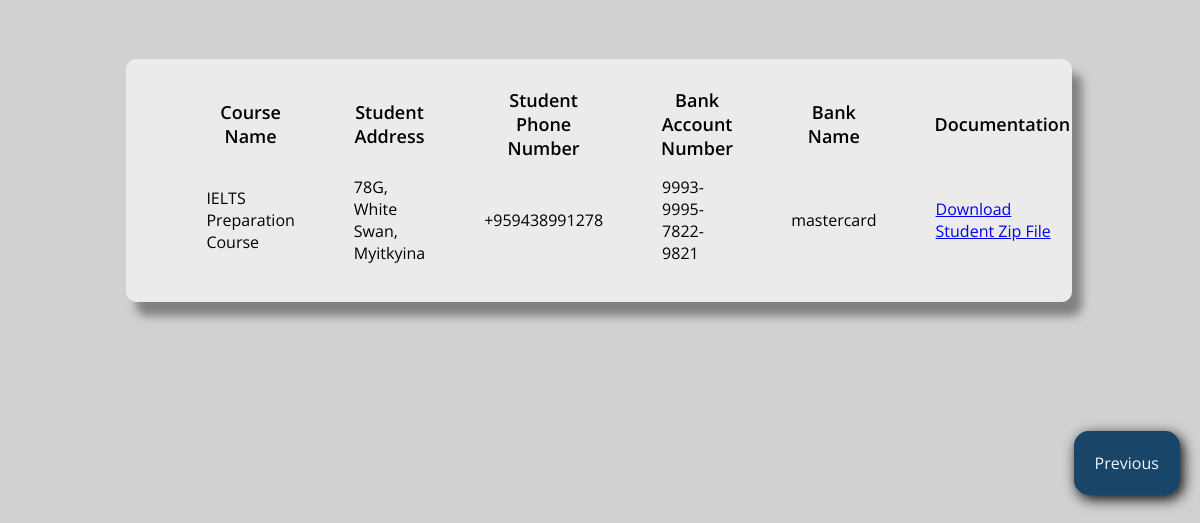
Screenshot of /viewhisdetail.php?vhis=53 with the database file from the repository.
### tables this page shows
CREATE TABLE `student` (
  `student_id` int(11) NOT NULL COMMENT 'id of student, auto generated',
  `SID` int(11) NOT NULL COMMENT 'primary key of student_information that carries id of login account of student',
  `student_address` varchar(10000) NOT NULL COMMENT 'address of student',
  `studnet_phonenumber` varchar(100) NOT NULL COMMENT 'student phone number',
  `bank_account` varchar(1000) NOT NULL COMMENT 'bank account number',
  `bank_name` varchar(100) NOT NULL COMMENT 'bank name',
  `documentation` varchar(100) NOT NULL COMMENT 'zip file of student document'
);

CREATE TABLE `course` (
  `course_id` int(11) NOT NULL COMMENT 'course id, auto generated',
  `cat_id` int(11) NOT NULL COMMENT 'primary key of category table connecting courses underlying in related category',
  `course_credit` int(11) NOT NULL COMMENT 'credit of course',
  `course_name` varchar(1000) NOT NULL COMMENT 'course name',
  `course_intakes` varchar(1000) NOT NULL COMMENT 'opening intake of this course',
  `course_fee` int(100) NOT NULL COMMENT 'course fee',
  `course_duration` varchar(225) NOT NULL COMMENT 'duration teach for course',
  `course_description` mediumtext NOT NULL COMMENT 'description of course',
  `jobs` varchar(1000) NOT NULL COMMENT 'jobs which can apply after this course',
  `course_image` varchar(10000) NOT NULL COMMENT 'image of course',
  `course_outline` longtext NOT NULL COMMENT 'outline of course'
);

### viewhisdetail.php (the view, shortened to what this page needs)
<!DOCTYPE html>
<html lang="en">
<head>
</head>
<body>
    <div class="inf">
            <?php
            include "./connection.php";
            $vhis = $_GET['vhis'];
            $sql = $a->prepare("SELECT student.*, course.course_name FROM student
                                JOIN enroll ON student.student_id = enroll.student_id
                                JOIN course ON enroll.course_id = course.course_id
                                WHERE student.SID = :vhis");
            $sql->bindValue(':vhis', $vhis);
            $sql->execute();
?>
        <table>
            <tr>
                <th>
                    Course Name
                </th>
                <th>
                    Student Address
                </th>
                <th>
                    Student Phone Number
                </th>
                <th>
                    Bank Account Number
                </th>
                <th>
                    Bank Name
                </th>
                <th>
                    Documentation
                </th>
            </tr>
            <?php while ($row = $sql->fetch(PDO::FETCH_ASSOC)) {
            extract($row);
            ?>
            <tr>
                <td> <?php echo $course_name?></td>
                <td> <?php echo $student_address?></td>
                <td> <?php echo $studnet_phonenumber?></td>
                <td> <?php echo $bank_account?></td>
                <td> <?php echo $bank_name?></td>
                <td>
                    <?php
                    $downloadLink = '<a href="./studentzip/' . $documentation . '">Download Student Zip File</a>';
                    echo $downloadLink;
                    ?>
                </td>
            </tr>
            <?php }?>
        </table>
    </div>
    <a href="./viewenroll.php" class="previous">Previous</a>
</body>
</html>

### viewhisdetail.php (style rules this page uses)
body { background-color: #d1d1d1; font-family: 'Open Sans', sans-serif; }
.inf { display: flex; margin: 100px 120px 150px 240px; }
.previous { margin-left: 90%; border: 1px solid #194569; background-color: #194569; padding: 20px; text-decoration: none; color: aliceblue; border-radius: 15px; box-shadow: 3px 4px 14px black; }
.inf { border: 1px solid #ecebeb; padding: 22px; margin-top: 5%; margin-left: 10%; background-color: #ecebeb; border-radius: 10px; box-shadow: 10px 14px 10px grey; }
table { border-collapse: separate; border-spacing: 55px 5px; }
td { padding: 10px 2px; }
th { font-size: 18px; font-weight: 600; }

### rows the page displays
student: course.course_name "IELTS Preparation Course", student_address "78G, White Swan, Myitkyina", studnet_phonenumber "+959438991278", bank_account "9993-9995-7822-9821", bank_name "mastercard"
